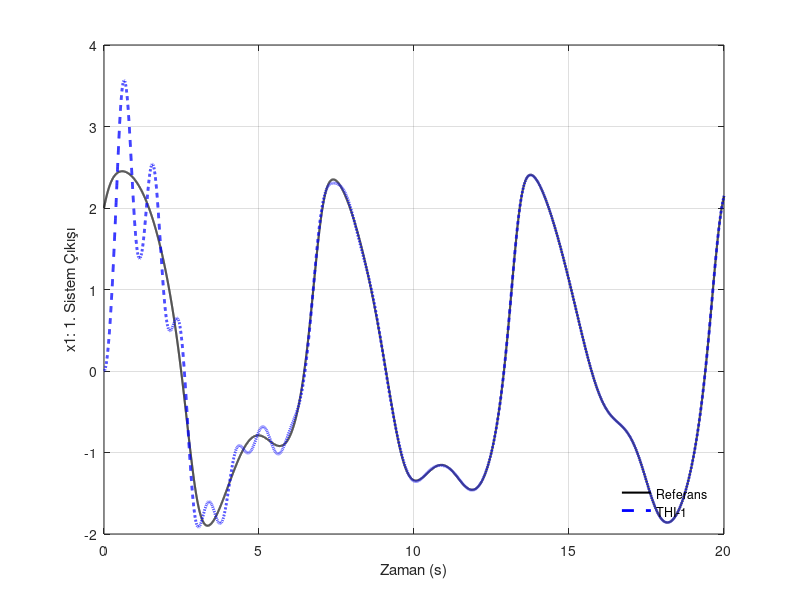
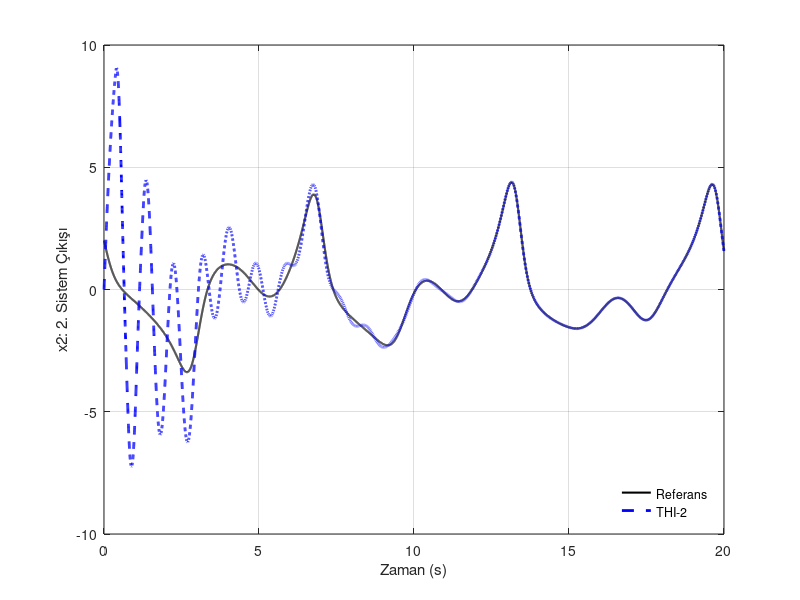
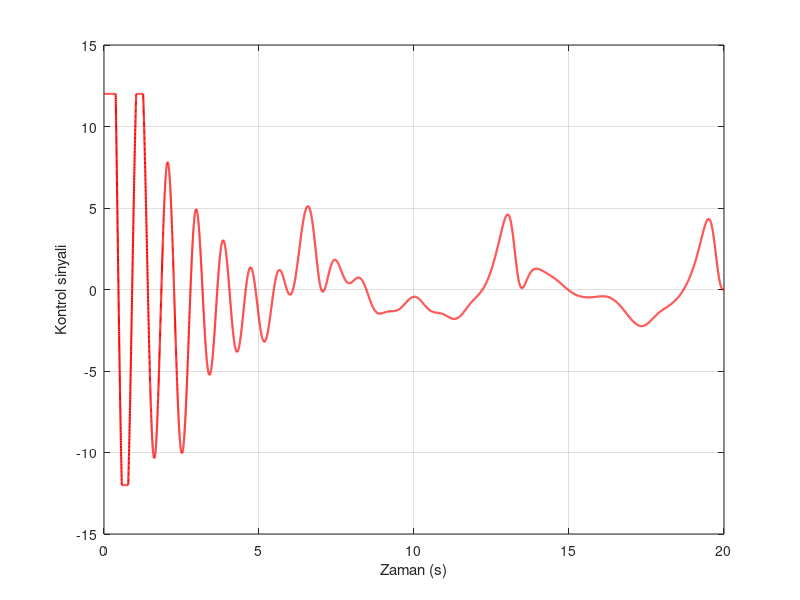

MATLAB code to generate these figures, in order:
% MIDTERM-HW13 CMS SOFT NONLINEAR
% Doç. Dr. Sela_mi Beyhan
clc, clear all, close all

%% Zaman değerleri---PLC de 5sn yeterli
T  = 20;       % Simülasyon süresi
Ts = 0.001;    % Örnekleme adımı

%% Durumlar ve girişlerin ilk degerleri
x = zeros(2,200);
u = zeros(1,200);

%% Durumların başlangıç değerleri
x(:,1) = [0;0];    % Başlangıç durumu
xref(:,1) = [2;2]; % Referans başlangıç durumu

%% System Matrices
a11 = 0; a12 = 1; a21 = -3; a22 = -2;
b21 = 3; c11 = 0; c12 = 2;  
%b11 = 0; SMC için sistem mecbur oyle x1dot = x2 seklınde

%% PID Kontrol sinyali
error = [0;0];             % Bunun daha sonra indekslenmesine gerek yok
umax  = 12;                % Her iki u degeri sınırlanacak
ks    = 0.01;              % US sabiti
lamda = 50;                % SS sabiti
Thres = 0.1;               % Saturasyon sabiti

%% Ana Döngü: PID kontrol ile kontrol işareti üret ve sistemi Euler ile integre et
for k = 1:(T/Ts)
    t(k) = k*Ts;                      % Sürekli zaman
    
    cc = 1; ww = 2; aa = 2.5;
    xrefdot(:,k) = [xref(2,k); cc*(1-xref(1,k)^2)*xref(2,k)-xref(1,k)+aa*cos(ww*t(k))];  
    xref(:,k+1) = xref(:,k) + Ts*xrefdot(:,k);   

 
    error(1,k) = xref(1,k)-x(1,k);     % Referans 1 hatası
    error(2,k) = xref(2,k)-x(2,k);     % Referans 2 hatası
    surface(k) = error(2,k)+error(1,k)*lamda;
    
    if abs(surface(k))<Thres
        sat(k) =  ks*error(1,k);
    else
        sat(k) = -ks*tanh(error(1,k));
    end
    
    % Kontrol sinyali türetme
    fhat = a21*x(1,k)+a22*x(2,k);  
    ghat = b21;
    if k>2
        dot_deriv(k) = (xref(2,k)-xref(2,k-1))/Ts;
    else 
        dot_deriv(k) = 0;
    end
    
    u(k) = (-fhat+surface(k)+dot_deriv(k)+sat(k))/ghat;
    
    if (u(k)>umax),  u(k) =  umax; end
    if (u(k)<-umax), u(k) = -umax; end
    
    % PLC de x1 ve x2 integrasyon ayrı ayrı devam ediyor burada vektörel verilde
    xdot(:,k) = [a11*x(1,k)+a12*x(2,k);a21*x(1,k)+a22*x(2,k)+b21*u(k)];  % Vektörel xdot
    x(:,k+1) = x(:,k) + Ts*xdot(:,k);                                    % Vektörel x integrasyonu
end
%% PLC ile karşılaştırılacak veriler
x1_verisi = x(1,1:20)
x2_verisi = x(2,1:20)
u_verisi  = u(1:20)

%% Grafikleri çiz
close all
figure;
plot(t, xref(1,1:end-1), '-k', 'linewidth', 1.5); % Referans sinyali
hold on;
plot(t, x(1,1:end-1), '--b', 'linewidth', 2); % Sistem çıkışı
grid on;
legend('Referans', 'THI-1','Location','southeast');
legend('boxoff')
xlabel('Zaman (s)');
ylabel('x1: 1. Sistem Çıkışı');

figure;
plot(t, xref(2,1:end-1), '-k', 'linewidth', 1.5); % Referans sinyali
hold on;
plot(t, x(2,1:end-1), '--b', 'linewidth', 2); % Sistem çıkışı
grid on;
legend('Referans', 'THI-2','Location','southeast');
legend('boxoff')
xlabel('Zaman (s)');
ylabel('x2: 2. Sistem Çıkışı');

figure;
plot(t, u(1,:), '-r', 'linewidth', 1.5); % Kontrol sinyali
grid on;
xlabel('Zaman (s)');
ylabel('Kontrol sinyali');



